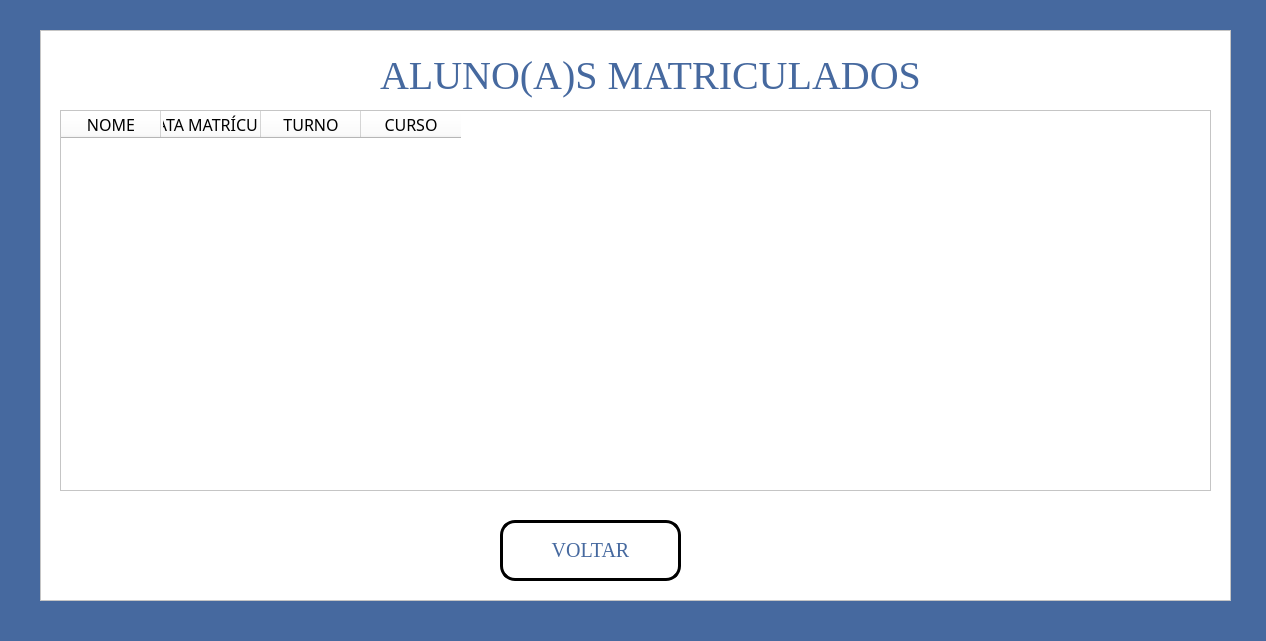
<?xml version="1.0" encoding="UTF-8"?>
<ui version="4.0">
 <class>MainWindow</class>
 <widget class="QMainWindow" name="MainWindow">
  <property name="geometry">
   <rect>
    <x>0</x>
    <y>0</y>
    <width>1266</width>
    <height>641</height>
   </rect>
  </property>
  <property name="windowTitle">
   <string>Alunos Matrículados</string>
  </property>
  <property name="windowIcon">
   <iconset>
    <normaloff>imagens/diplomado.png</normaloff>imagens/diplomado.png</iconset>
  </property>
  <property name="styleSheet">
   <string notr="true">background-color:rgb(70, 105, 159);</string>
  </property>
  <widget class="QWidget" name="centralwidget">
   <widget class="QFrame" name="frame">
    <property name="geometry">
     <rect>
      <x>40</x>
      <y>30</y>
      <width>1191</width>
      <height>571</height>
     </rect>
    </property>
    <property name="styleSheet">
     <string notr="true">background-color: rgb(255, 255, 255);</string>
    </property>
    <property name="frameShape">
     <enum>QFrame::StyledPanel</enum>
    </property>
    <property name="frameShadow">
     <enum>QFrame::Raised</enum>
    </property>
    <widget class="QTableWidget" name="tableWidget_2">
     <property name="geometry">
      <rect>
       <x>20</x>
       <y>80</y>
       <width>1151</width>
       <height>381</height>
      </rect>
     </property>
     <property name="font">
      <font>
       <family>Georgia</family>
       <pointsize>12</pointsize>
      </font>
     </property>
     <column>
      <property name="text">
       <string>NOME</string>
      </property>
      <property name="font">
       <font>
        <family>Bodoni MT</family>
        <pointsize>12</pointsize>
       </font>
      </property>
      <property name="textAlignment">
       <set>AlignCenter</set>
      </property>
     </column>
     <column>
      <property name="text">
       <string>DATA MATRÍCULA</string>
      </property>
      <property name="font">
       <font>
        <family>Bodoni MT</family>
        <pointsize>12</pointsize>
       </font>
      </property>
      <property name="textAlignment">
       <set>AlignCenter</set>
      </property>
     </column>
     <column>
      <property name="text">
       <string>TURNO</string>
      </property>
      <property name="font">
       <font>
        <family>Bodoni MT</family>
        <pointsize>12</pointsize>
       </font>
      </property>
      <property name="textAlignment">
       <set>AlignCenter</set>
      </property>
     </column>
     <column>
      <property name="text">
       <string>CURSO</string>
      </property>
      <property name="font">
       <font>
        <family>Bodoni MT</family>
        <pointsize>12</pointsize>
       </font>
      </property>
      <property name="textAlignment">
       <set>AlignCenter</set>
      </property>
     </column>
    </widget>
    <widget class="QPushButton" name="botao_tela_principal">
     <property name="geometry">
      <rect>
       <x>460</x>
       <y>490</y>
       <width>181</width>
       <height>61</height>
      </rect>
     </property>
     <property name="font">
      <font>
       <family>Georgia</family>
       <pointsize>15</pointsize>
       <weight>50</weight>
       <bold>false</bold>
      </font>
     </property>
     <property name="cursor">
      <cursorShape>UpArrowCursor</cursorShape>
     </property>
     <property name="styleSheet">
      <string notr="true">QPushButton{
color: rgb(70, 105, 159);
}

QPushButton{
background-color: rgb(255, 255, 255)
}

QPushButton:hover{
	background-color: lightblue
}

QPushButton{
border:3px solid black;
border-radius: 15px;
padding: 2px;
}</string>
     </property>
     <property name="text">
      <string>VOLTAR</string>
     </property>
     <property name="icon">
      <iconset>
       <normaloff>imagens/9868474931649315515-128.png</normaloff>imagens/9868474931649315515-128.png</iconset>
     </property>
     <property name="iconSize">
      <size>
       <width>30</width>
       <height>30</height>
      </size>
     </property>
    </widget>
    <widget class="QLabel" name="label_3">
     <property name="geometry">
      <rect>
       <x>340</x>
       <y>20</y>
       <width>591</width>
       <height>51</height>
      </rect>
     </property>
     <property name="font">
      <font>
       <family>Georgia</family>
       <pointsize>30</pointsize>
       <weight>50</weight>
       <bold>false</bold>
      </font>
     </property>
     <property name="styleSheet">
      <string notr="true">COLOR:rgb(70, 105, 159)</string>
     </property>
     <property name="text">
      <string>ALUNO(A)S MATRICULADOS</string>
     </property>
    </widget>
   </widget>
  </widget>
 </widget>
 <resources/>
 <connections/>
</ui>
